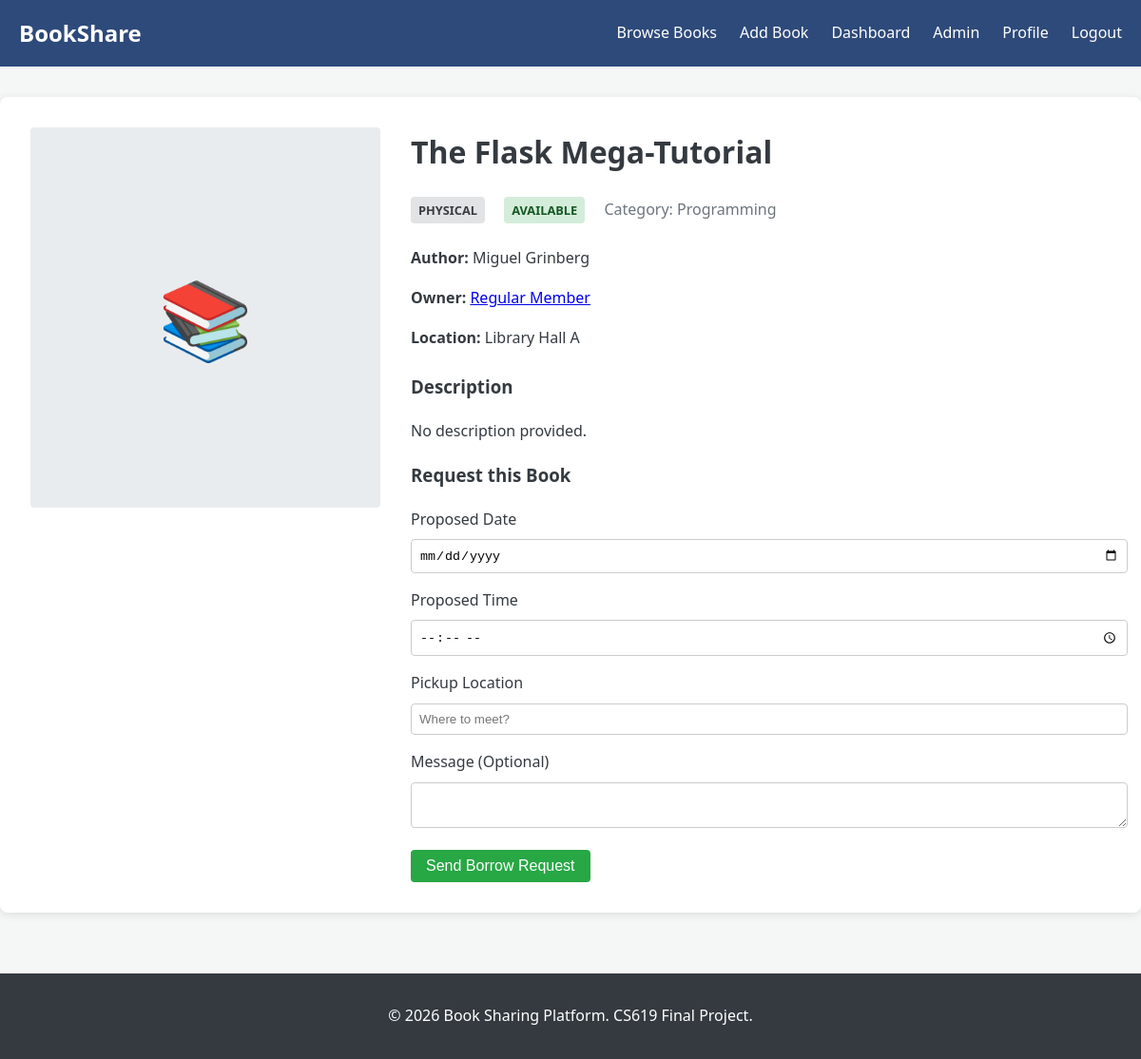
The app's page /books/1 (signed in) with its own data.
### models.py (models this page shows, shortened)
class Book(db.Model):
    __tablename__ = 'books'
    id = db.Column(db.Integer, primary_key=True)
    title = db.Column(db.String(255), nullable=False)
    author = db.Column(db.String(255), nullable=False)
    category = db.Column(db.String(100))
    book_type = db.Column(db.String(20), nullable=False) # physical | digital
    status = db.Column(db.String(20), default='available') # available | borrowed | returned
    location_notes = db.Column(db.String(255))
    file_path = db.Column(db.String(255))
    download_link = db.Column(db.String(255))
    description = db.Column(db.Text)
    owner_id = db.Column(db.Integer, db.ForeignKey('users.id'), nullable=False)
    created_at = db.Column(db.DateTime, default=lambda: datetime.now(timezone.utc))
    borrow_requests = db.relationship('BorrowRequest', backref='book', lazy=True)
    favorited_by = db.relationship('Favorite', backref='book', lazy=True)
    reports = db.relationship('Report', backref='reported_book', foreign_keys='Report.reported_book_id', lazy=True)

class User(db.Model, UserMixin):
    __tablename__ = 'users'
    id = db.Column(db.Integer, primary_key=True)
    name = db.Column(db.String(100), nullable=False)
    email = db.Column(db.String(120), unique=True, nullable=False)
    password_hash = db.Column(db.String(255), nullable=False)
    role = db.Column(db.String(20), default='member') # member | admin
    status = db.Column(db.String(20), default='active') # active | blocked
    bio = db.Column(db.Text)
    contact = db.Column(db.String(50))
    profile_image = db.Column(db.String(255))
    created_at = db.Column(db.DateTime, default=lambda: datetime.now(timezone.utc))
    books = db.relationship('Book', backref='owner', lazy=True)
    borrow_requests = db.relationship('BorrowRequest', backref='borrower', foreign_keys='BorrowRequest.borrower_id', lazy=True)
    favorites = db.relationship('Favorite', backref='user', lazy=True)
    reports_submitted = db.relationship('Report', backref='reporter', foreign_keys='Report.reporter_id', lazy=True)

### routes/books.py (the view)
@books_bp.route('/<int:book_id>')
@login_required
def detail(book_id):
    book = Book.query.get_or_404(book_id)
    return render_template('books/detail.html', book=book)

### templates/books/detail.html (shortened to what this page needs)
{% extends "base.html" %}
{% block content %}
<div class="book-detail-grid">
    <div class="book-detail-cover">📚</div>
    <div class="book-info">
        <h1>{{ book.title }}</h1>
        <div class="book-meta">
            <span class="badge badge-{{ book.book_type }}">{{ book.book_type }}</span>
            <span class="badge badge-{{ book.status }}">{{ book.status }}</span>
            <span style="color: var(--secondary-color);">Category: {{ book.category }}</span>
        </div>
        <p><strong>Author:</strong> {{ book.author }}</p>
        <p><strong>Owner:</strong> <a href="{{ url_for('profile.view', user_id=book.owner_id) }}">{{ book.owner.name }}</a></p>
        {% if book.book_type == 'physical' %}
            <p><strong>Location:</strong> {{ book.location_notes or 'Not specified' }}</p>
        {% endif %}
        <div class="description" style="margin-top: 1.5rem;">
            <h3>Description</h3>
            <p>{{ book.description or 'No description provided.' }}</p>
        </div>
        {% if current_user.id != book.owner_id %}
            <div class="borrow-form-section">
                {% if book.status == 'available' %}
                    <h3>Request this Book</h3>
                    <form action="{{ url_for('borrow.request_borrow', book_id=book.id) }}" method="POST">
                        {% if book.book_type == 'physical' %}
                            <div class="form-group">
                                <label for="proposed_date">Proposed Date</label>
                                <input type="date" id="proposed_date" name="proposed_date" required>
                            </div>
                            <div class="form-group">
                                <label for="proposed_time">Proposed Time</label>
                                <input type="time" id="proposed_time" name="proposed_time" required>
                            </div>
                            <div class="form-group">
                                <label for="location">Pickup Location</label>
                                <input type="text" id="location" name="location" placeholder="Where to meet?" required>
                            </div>
                            <div class="form-group">
                                <label for="message">Message (Optional)</label>
                                <textarea id="message" name="message"></textarea>
                            </div>
                        {% endif %}
                        <button type="submit" class="btn btn-success">{% if book.book_type == 'digital' %}Borrow & Download Now{% else %}Send Borrow Request{% endif %}</button>
                    </form>
                {% else %}
                    <p class="flash flash-info">This book is currently {{ book.status }}.</p>
                {% endif %}
            </div>
        {% else %}
            <div class="borrow-form-section">
                <a href="{{ url_for('books.edit', book_id=book.id) }}" class="btn btn-primary">Edit My Book</a>
            </div>
        {% endif %}
    </div>
</div>
{% endblock %}

### static/css/style.css (style rules this page uses)
:root { --primary-color: #2E4A7A; --secondary-color: #6c757d; --success-color: #28A745; --warning-color: #FD7E14; --info-color: #17A2B8; --danger-color: #DC3545; --light-color: #f8f9fa; --dark-color: #343a40; --white: #ffffff; }
body { font-family: 'Segoe UI', Tahoma, Geneva, Verdana, sans-serif; line-height: 1.6; margin: 0; color: var(--dark-color); background-color: #f4f7f6; }
.form-group { margin-bottom: 1rem; }
.form-group label { display: block; margin-bottom: 0.5rem; }
.form-group input, .form-group select, .form-group textarea { width: 100%; padding: 0.5rem; border: 1px solid #ccc; border-radius: 4px; }
.btn { display: inline-block; padding: 0.5rem 1rem; border: none; border-radius: 4px; cursor: pointer; text-decoration: none; font-size: 1rem; }
.btn-success { background-color: var(--success-color); color: var(--white); }
.badge { display: inline-block; padding: 0.25rem 0.5rem; border-radius: 4px; font-size: 0.8rem; font-weight: bold; text-transform: uppercase; }
.badge-available { background-color: #d4edda; color: #155724; }
.badge-physical { background-color: #e2e3e5; color: #383d41; }
.book-detail-grid { display: grid; grid-template-columns: 1fr 2fr; gap: 2rem; background: var(--white); padding: 2rem; border-radius: 8px; box-shadow: 0 2px 10px rgba(0,0,0,0.1); }
.book-detail-cover { background-color: #e9ecef; height: 400px; display: flex; align-items: center; justify-content: center; font-size: 5rem; border-radius: 4px; }
.book-info h1 { margin-top: 0; }
.book-meta { margin-bottom: 1.5rem; }
.book-meta span { margin-right: 1rem; }

### records on screen
Book: title "The Flask Mega-Tutorial", book_type "PHYSICAL", status "AVAILABLE", category "Programming", author "Miguel Grinberg", location_notes "Library Hall A", description "No description provided."
User: owner.name "Regular Member"
